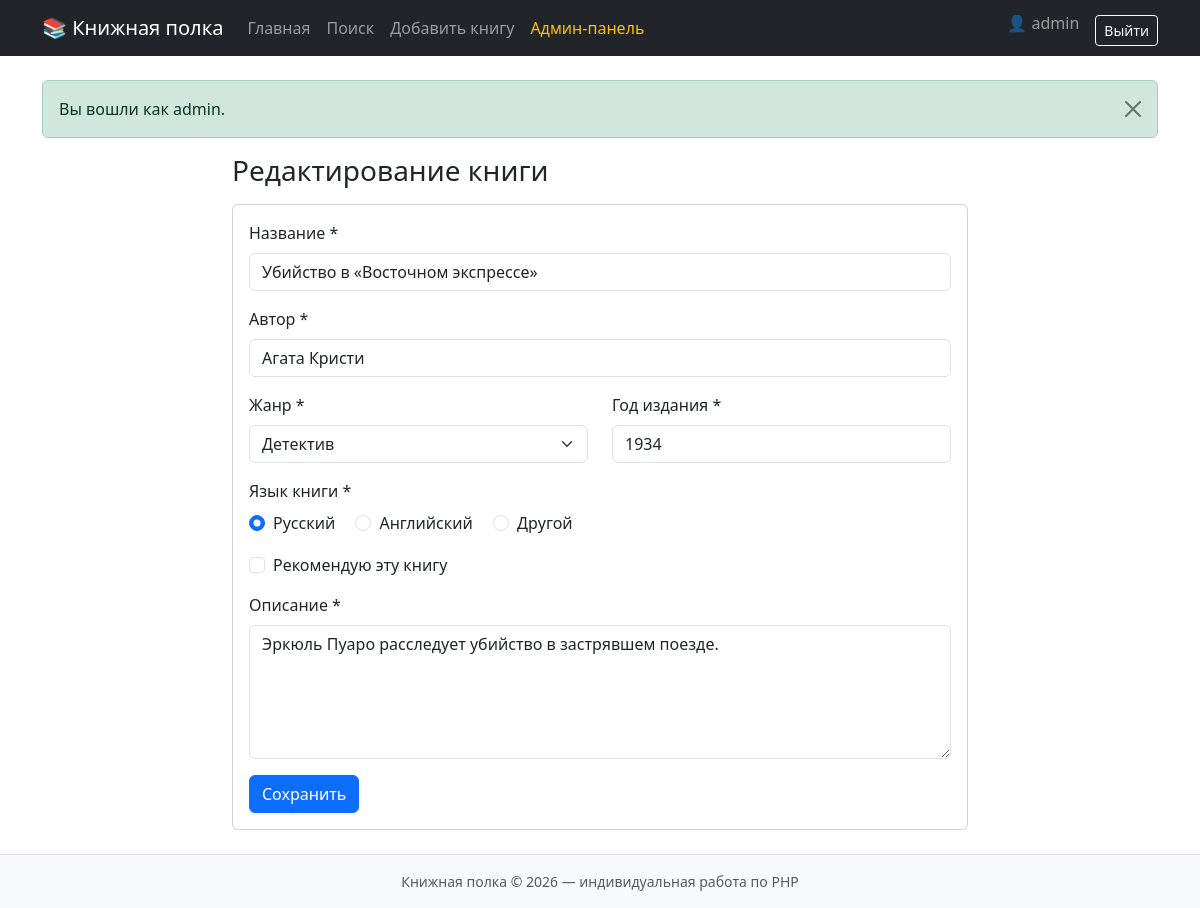
The page /index.php?page=admin_book_edit&id=5 (signed in) on the database its author committed.
### tables this page shows
CREATE TABLE users (
    id            INT AUTO_INCREMENT PRIMARY KEY,
    username      VARCHAR(30)  NOT NULL UNIQUE,
    email         VARCHAR(100) NOT NULL UNIQUE,
    password_hash VARCHAR(255) NOT NULL,
    role          ENUM('user', 'admin') NOT NULL DEFAULT 'user',
    created_at    DATETIME NOT NULL DEFAULT CURRENT_TIMESTAMP
);

CREATE TABLE books (
    id             INT AUTO_INCREMENT PRIMARY KEY,
    title          VARCHAR(200) NOT NULL,
    author         VARCHAR(100) NOT NULL,
    genre_id       INT NOT NULL,
    year           SMALLINT NOT NULL,
    language       ENUM('ru', 'en', 'other') NOT NULL,
    is_recommended TINYINT(1) NOT NULL DEFAULT 0,
    description    TEXT NOT NULL,
    user_id        INT NULL,
    created_at     DATETIME NOT NULL DEFAULT CURRENT_TIMESTAMP,
    FOREIGN KEY (genre_id) REFERENCES genres(id) ON DELETE RESTRICT,
    FOREIGN KEY (user_id)  REFERENCES users(id)  ON DELETE SET NULL
);

CREATE TABLE genres (
    id   INT AUTO_INCREMENT PRIMARY KEY,
    name VARCHAR(50) NOT NULL UNIQUE
);

### app/core/Controller.php (called while the page is built, shortened)
<?php
abstract class Controller
{
    protected function render(string $view, array $data = []): void
    {
        extract($data);
        require ROOT . '/app/views/layout/header.php';
        require ROOT . "/app/views/$view.php";
        require ROOT . '/app/views/layout/footer.php';
    }
}

### app/controllers/AdminController.php (called while the page is built, shortened)
<?php
class AdminController extends Controller
{
    public function __construct()
    {
        Auth::requireAdmin();
    }
    public function editBook(): void
    {
        $id = (int)($_GET['id'] ?? 0);
        $bookModel = new Book();
        $book = $bookModel->find($id);
        $genreModel = new Genre();
        $errors = [];
        $this->render('books/form', [
            'title'       => 'Редактирование книги',
            'heading'     => 'Редактирование книги',
            'formAction'  => url('admin_book_edit', ['id' => $id]),
            'submitLabel' => 'Сохранить',
            'book'        => $book,
            'errors'      => $errors,
            'genres'      => $genreModel->all(),
        ]);
    }
}

### public/index.php (called while the page is built, shortened)
<?php
require ROOT . '/app/core/helpers.php';
spl_autoload_register(function (string $className) {
    foreach (['core', 'controllers', 'models'] as $folder) {
        $file = ROOT . "/app/$folder/$className.php";
        if (file_exists($file)) {
            return;
        }
    }
});
$routes = require ROOT . '/config/routes.php';
$page = $_GET['page'] ?? 'home';
[$controllerName, $methodName] = $routes[$page];
$controller = new $controllerName();
$controller->$methodName();

### app/core/helpers.php (called while the page is built, shortened)
<?php
function e($value): string
{
    return htmlspecialchars((string)$value, ENT_QUOTES, 'UTF-8');
}
function url(string $page, array $params = []): string
{
    return 'index.php?' . http_build_query(array_merge(['page' => $page], $params));
}
function get_flash(): ?array
{
    $flash = $_SESSION['flash'] ?? null;
    return $flash;
}

### app/core/Auth.php (called while the page is built, shortened)
<?php
class Auth
{
    private static ?array $currentUser = null;
    public static function user(): ?array
    {
        if (self::$currentUser === null) {
            $user = (new User())->findById((int)$_SESSION['user_id']);
            self::$currentUser = $user;
        }
        return self::$currentUser;
    }
    public static function check(): bool
    {
        return self::user() !== null;
    }
    public static function requireLogin(): void
    {
        if (!self::check()) {
            set_flash('warning', 'Чтобы открыть эту страницу, войдите в систему.');
            redirect('login');
        }
    }
    public static function requireAdmin(): void
    {
        self::requireLogin();
    }
}

### app/core/Model.php (called while the page is built, shortened)
<?php
abstract class Model
{
    public function __construct()
    {
        $this->db = Database::connect();
    }
}

### app/core/Database.php (called while the page is built)
<?php
class Database
{
    private static ?PDO $connection = null;
    public static function connect(): PDO
    {
        if (self::$connection === null) {
            $dsn = 'mysql:host=' . DB_HOST . ';dbname=' . DB_NAME . ';charset=utf8mb4';
            self::$connection = new PDO($dsn, DB_USER, DB_PASS, [
                PDO::ATTR_ERRMODE            => PDO::ERRMODE_EXCEPTION,
                PDO::ATTR_DEFAULT_FETCH_MODE => PDO::FETCH_ASSOC,
                PDO::ATTR_EMULATE_PREPARES   => false,
            ]);
        }
        return self::$connection;
    }
}

### app/models/User.php (called while the page is built, shortened)
<?php
class User extends Model
{
    public function findById(int $id): ?array
    {
        $stmt = $this->db->prepare('SELECT * FROM users WHERE id = ?');
        $stmt->execute([$id]);
        return $stmt->fetch() ?: null;
    }
}

### app/models/Book.php (called while the page is built, shortened)
<?php
class Book extends Model
{
    public function find(int $id): ?array
    {
        $stmt = $this->db->prepare(self::SELECT_WITH_JOINS . ' WHERE b.id = ?');
        $stmt->execute([$id]);
        return $stmt->fetch() ?: null;
    }
}

### app/models/Genre.php (called while the page is built, shortened)
<?php
class Genre extends Model
{
    public function all(): array
    {
        return $this->db->query('SELECT * FROM genres ORDER BY name')->fetchAll();
    }
}

### app/views/books/form.php (the view, shortened to what this page needs)
<?php
$invalid = fn(string $field): string => isset($errors[$field]) ? ' is-invalid' : '';
?>
<div class="row justify-content-center">
    <div class="col-lg-8">
        <h1 class="h3 mb-3"><?= e($heading) ?></h1>
        <form action="<?= e($formAction) ?>" method="post" class="card card-body needs-validation" novalidate>
            <div class="mb-3">
                <label for="title" class="form-label">Название *</label>
                <input type="text" id="title" name="title" class="form-control<?= $invalid('title') ?>"
                       value="<?= e($book['title']) ?>" required maxlength="200">
            </div>
            <div class="mb-3">
                <label for="author" class="form-label">Автор *</label>
                <input type="text" id="author" name="author" class="form-control<?= $invalid('author') ?>"
                       value="<?= e($book['author']) ?>" required minlength="2" maxlength="100">
            </div>
            <div class="row">
                <div class="col-md-6 mb-3">
                    <label for="genre_id" class="form-label">Жанр *</label>
                    <select id="genre_id" name="genre_id" class="form-select<?= $invalid('genre_id') ?>" required>
                        <?php foreach ($genres as $genre): ?>
                            <option value="<?= $genre['id'] ?>" <?= (string)$genre['id'] === (string)$book['genre_id'] ? 'selected' : '' ?>>
                                <?= e($genre['name']) ?>
                            </option>
                        <?php endforeach; ?>
                    </select>
                </div>
                <div class="col-md-6 mb-3">
                    <label for="year" class="form-label">Год издания *</label>
                    <input type="number" id="year" name="year" class="form-control<?= $invalid('year') ?>"
                           value="<?= e($book['year']) ?>" required min="1000" max="<?= date('Y') ?>">
                </div>
            </div>
            <div class="mb-3">
                <label class="form-label d-block">Язык книги *</label>
                <?php foreach (Book::LANGUAGES as $code => $name): ?>
                    <div class="form-check form-check-inline">
                        <input class="form-check-input<?= $invalid('language') ?>" type="radio" name="language"
                               id="lang_<?= $code ?>" value="<?= $code ?>" required
                               <?= $book['language'] === $code ? 'checked' : '' ?>>
                        <label class="form-check-label" for="lang_<?= $code ?>"><?= $name ?></label>
                    </div>
                <?php endforeach; ?>
            </div>
            <div class="form-check mb-3">
                <input class="form-check-input" type="checkbox" id="is_recommended" name="is_recommended" value="1"
                       <?= $book['is_recommended'] ? 'checked' : '' ?>>
                <label class="form-check-label" for="is_recommended">Рекомендую эту книгу</label>
            </div>
            <div class="mb-3">
                <label for="description" class="form-label">Описание *</label>
                <textarea id="description" name="description" rows="5"
                          class="form-control<?= $invalid('description') ?>"
                          required minlength="10" maxlength="2000"><?= e($book['description']) ?></textarea>
            </div>
            <div>
                <button type="submit" class="btn btn-primary"><?= e($submitLabel) ?></button>
            </div>
        </form>
    </div>
</div>

### app/views/layout/header.php (shortened to what this page needs)
<?php
$currentUser = Auth::user();
$flash = get_flash();
?>
<!DOCTYPE html>
<html lang="ru">
<head>
    <link href="https://cdn.jsdelivr.net/npm/bootstrap@5.3.3/dist/css/bootstrap.min.css" rel="stylesheet">
    <link href="css/style.css" rel="stylesheet">
</head>
<body class="d-flex flex-column min-vh-100">
<nav class="navbar navbar-expand-lg navbar-dark bg-dark">
    <div class="container">
        <a class="navbar-brand" href="<?= url('home') ?>">📚 Книжная полка</a>
        <div class="collapse navbar-collapse" id="mainMenu">
            <ul class="navbar-nav me-auto">
                <li class="nav-item"><a class="nav-link" href="<?= url('home') ?>">Главная</a></li>
                <li class="nav-item"><a class="nav-link" href="<?= url('search') ?>">Поиск</a></li>
                <?php if ($currentUser): ?>
                    <li class="nav-item"><a class="nav-link" href="<?= url('book_create') ?>">Добавить книгу</a></li>
                <?php endif; ?>
                <?php if ($currentUser && $currentUser['role'] === 'admin'): ?>
                    <li class="nav-item"><a class="nav-link text-warning" href="<?= url('admin') ?>">Админ-панель</a></li>
                <?php endif; ?>
            </ul>
            <ul class="navbar-nav">
                <?php if ($currentUser): ?>
                    <li class="nav-item">
                        <span class="navbar-text me-3">👤 <?= e($currentUser['username']) ?></span>
                    </li>
                    <li class="nav-item">
                        <form action="<?= url('logout') ?>" method="post" class="d-inline">
                            <button type="submit" class="btn btn-outline-light btn-sm mt-1">Выйти</button>
                        </form>
                    </li>
                <?php else: ?>
                    <li class="nav-item"><a class="nav-link" href="<?= url('login') ?>">Вход</a></li>
                    <li class="nav-item"><a class="nav-link" href="<?= url('register') ?>">Регистрация</a></li>
                <?php endif; ?>
            </ul>
        </div>
    </div>
</nav>
<main class="container my-4 flex-grow-1">
    <?php if ($flash): ?>
        <div class="alert alert-<?= e($flash['type']) ?> alert-dismissible fade show">
            <?= e($flash['message']) ?>
            <button type="button" class="btn-close" data-bs-dismiss="alert"></button>
        </div>
    <?php endif; ?>

### rows shown on the page
users: username "admin"
books: title "Убийство в «Восточном экспрессе»", author "Агата Кристи", genre_id "Детектив", year "1934", language "☑ Русский", language "☐ Английский", language "☐ Другой", description "Эркюль Пуаро расследует убийство в застрявшем поезде."

### other values the page prints
$flash['message'] "Вы вошли как admin."
$heading "Редактирование книги"
$name "Русский"
$name "Английский"
$name "Другой"
$submitLabel "Сохранить"
